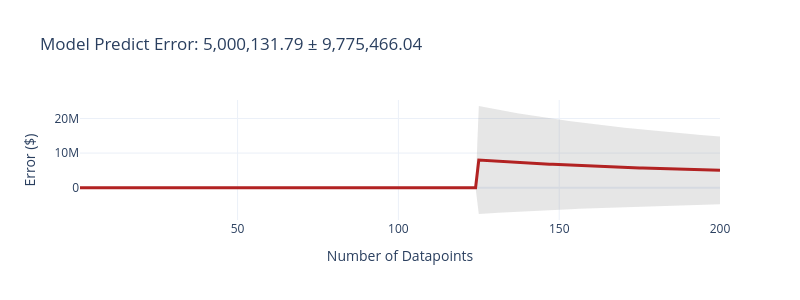
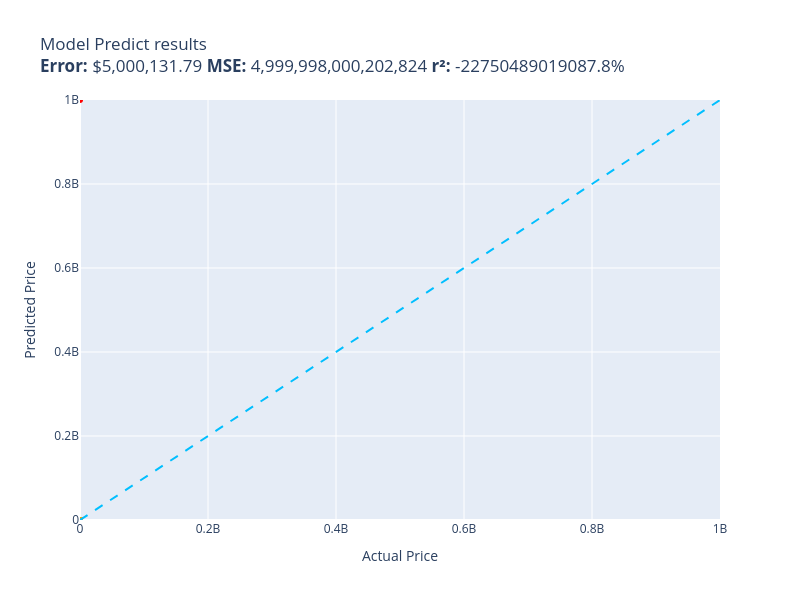

The notebook cell these images were saved under, in order:
### Markdown cell above
# Evaluation!

Trying out our base Llama 3.2 model against the Test dataset

### Code cell
evaluate(model_predict, test)

### Figure 1 — Plotly figure (JSON) as saved in the notebook; plotly's stock layout.template omitted (floating-point values rounded to 4 significant figures; data arrays with more than 128 entries replaced by an {"elided": "..."} marker saying what was removed)
{"data": [{"fill": "toself", "fillcolor": "rgba(128,128,128,0.2)", "hoverinfo": "skip", "line": {"color": "rgba(255,255,255,0)"}, "name": "95% CI", "showlegend": false, "type": "scatter", "x": {"elided": "400 int values"}, "y": {"elided": "400 float values"}}, {"customdata": {"elided": "200x1 float values"}, "hovertemplate": "n=%{x}<br>Avg Error=$%{y:,.2f}<br>±95% CI=$%{customdata[0]:,.2f}<extra></extra>", "line": {"color": "firebrick", "width": 3}, "mode": "lines", "name": "Cumulative Avg Error", "type": "scatter", "x": {"elided": "200 int values"}, "y": {"elided": "200 float values"}}], "layout": {"height": 300, "showlegend": false, "title": {"text": "Model Predict Error: 5,000,131.79 ± 9,775,466.04"}, "width": 800, "xaxis": {"title": {"text": "Number of Datapoints"}}, "yaxis": {"title": {"text": "Error ($)"}}}}

### Figure 2 — Plotly figure (JSON) as saved in the notebook; plotly's stock layout.template omitted (floating-point values rounded to 4 significant figures)
{"data": [{"customdata": [["Excess V2 Distortion/Modulation Pedal  \nGuess=$200.00 Actual=$219.00"], ["NewPower99 6000 mAh Battery Replacement ...\nGuess=$89.99 Actual=$54.95"], ["EXMAX NG-10X Fresnel Lens Focusing Adapt...\nGuess=$60.00 Actual=$69.98"], ["Raven Pro Document Scanner Stand  \nGuess=$12.99 Actual=$29.85"], ["Dryer Heating Element & Thermostat/Fuse ...\nGuess=$7.99 Actual=$35.74"], ["UltraPro 46mm Close‑Up Macro Filter Kit ...\nGuess=$50.00 Actual=$19.99"], ["Panasonic KX-DECT 6.0 PLUS Digital Cordl...\nGuess=$100.00 Actual=$79.20"], ["LOVE MEI Galaxy S10 Lite Heavy Duty Shoc...\nGuess=$49.99 Actual=$32.98"], ["LD Products High Yield Toner Cartridge –...\nGuess=$20.99 Actual=$49.98"], ["APS iBoard 6‑inch Aluminum Running Board...\nGuess=$199.99 Actual=$210.23"], ["PEMP E65/E66 Optical Fiber Box for BMW  \nGuess=$99.99 Actual=$119.00"], ["HK 13\" Heavy Duty Black Push-Open Cash D...\nGuess=$50.00 Actual=$84.95"], ["SKB iSeries 3i-13096-6KP Camera Case  \nGuess=$149.99 Actual=$174.99"], ["June Garden Sweet Dolly Charlotte 10\" So...\nGuess=$13.99 Actual=$19.99"], ["Oil‑Rubbed Bronze Freestanding Tub Fille...\nGuess=$59.00 Actual=$98.65"], ["Deco Mount Pro Tripod Mic Stand Bundle  \nGuess=$39.99 Actual=$59.95"], ["GanFindX Portable Hand Control System  \nGuess=$149.99 Actual=$159.90"], ["4GB DDR2 1066MHz Desktop Memory Kit  \nGuess=$59.99 Actual=$80.34"], ["120 V/15 A Right‑Angle GFCI Plug, Yellow...\nGuess=$6.99 Actual=$37.87"], ["Mylites+ Standard Comic Book Mylar Sleev...\nGuess=$1.50 Actual=$34.99"], ["LED Light Kit for Lego Sonic Green Hill ...\nGuess=$15.99 Actual=$24.99"], ["152mm Bi-Metal Hole Saw  \nGuess=$15.99 Actual=$17.99"], ["TropicalLife 18‑Inch Large Backpack  \nGuess=$34.95 Actual=$31.77"], ["Adams Check Payment & Deposit Register –...\nGuess=$3.89 Actual=$35.49"], ["Fjallraven Kanken 15\" Laptop Backpack  \nGuess=$149.95 Actual=$119.65"], ["Retevis RT68 Soft Earhook Walkie Talkie ...\nGuess=$6.00 Actual=$6.99"], ["Dual‑Intensity Amber Pindicator  \nGuess=$8.95 Actual=$40.00"], ["Laisomeke IP67 Waterproof Junction Box  \nGuess=$9.00 Actual=$11.99"], ["PM Auto Front Right Quick Complete Strut...\nGuess=$160.00 Actual=$124.94"], ["Wall Mounted Shower Faucet Set  \nGuess=$99.99 Actual=$76.00"], ["Flip Cover with Stand & Card Slot for Le...\nGuess=$29.99 Actual=$31.61"], ["Miyaya Funny Horse Mask  \nGuess=$9.99 Actual=$16.99"], ["Allmotorparts Engine Thermostat for Hond...\nGuess=$8.95 Actual=$18.89"], ["Beck/Arnley Air Filter  \nGuess=$5.99 Actual=$35.87"], ["IQShield LiquidSkin Screen Protector  \nGuess=$0.99 Actual=$9.95"], ["12 Pack Military Toy Soldiers Action Fig...\nGuess=$12.99 Actual=$16.98"], ["Neporal Full Spectrum 6000K A19 LED Ligh...\nGuess=$10.99 Actual=$18.59"], ["Pidoko Kids Train Table – Grey 90‑Piece ...\nGuess=$99.99 Actual=$119.97"], ["Satco 4-Count LED A19 Light Bulbs  \nGuess=$1.60 Actual=$12.00"], ["Ceramic Talavera Mexican Tile 4x4\" – 9‑P...\nGuess=$12.99 Actual=$29.95"], ["Stick‑On Dressage Course Letters  \nGuess=$3.49 Actual=$26.99"], ["LEGO Marvel Avengers War Machine Buster ...\nGuess=$34.99 Actual=$59.95"], ["ANZO USA 111207 Crystal Headlights  \nGuess=$200.00 Actual=$182.28"], ["KOHLER K--CP Slider Assembly  \nGuess=$5.95 Actual=$45.67"], ["KUNN Compact Electrician Tool Pouch  \nGuess=$5.99 Actual=$21.99"], ["Custom Replacement Infrared Remote  \nGuess=$13.50 Actual=$34.95"], ["KS K-STORM Silicone Mushroom EarTips  \nGuess=$7.00 Actual=$8.50"], ["Water‑Resistant USB Laptop Backpack for ...\nGuess=$35.00 Actual=$33.99"], ["Grey Pneumatic 1311SD 8‑Point Impact Soc...\nGuess=$149.99 Actual=$157.43"], ["ReplacementBrand 3-Pack GE RPWF Compatib...\nGuess=$8.99 Actual=$36.99"], ["Royal Designs Decorative Tree Finial  \nGuess=$4.50 Actual=$24.95"], ["NewFantasia 2.5mm TRRS Balanced Audio Ca...\nGuess=$26.99 Actual=$31.00"], ["Forged Carbon Fiber Case for iPhone 14 P...\nGuess=$79.99 Actual=$59.99"], ["Wilkinson LOW GAUSS Vintage Tone Strat S...\nGuess=$19.99 Actual=$30.93"], ["Berta 1-1/4\" Overlay 90° Soft Close Cabi...\nGuess=$29.99 Actual=$24.66"], ["Chalkboard Name Badges with Magnetic Bac...\nGuess=$4.99 Actual=$19.95"], ["CIVIE 60W 6‑Port USB Desktop Charger  \nGuess=$20.00 Actual=$15.99"], ["Kastar 3600 mAh 7.4V Lithium‑Ion Replace...\nGuess=$12.99 Actual=$19.99"], ["18\" White Undermount Ceramic Single-Bowl...\nGuess=$149.99 Actual=$179.00"], ["ECCPP Power Steering Pump (21‑331)  \nGuess=$99.99 Actual=$85.48"], ["AZX Stylus Pencil for iPad (2021‑2022 Mo...\nGuess=$12.99 Actual=$29.99"], ["Unistorm Aluminum Case for Raspberry Pi ...\nGuess=$29.99 Actual=$14.99"], ["Lorell Bell Chair Glide – 2.5\" Black  \nGuess=$24.95 Actual=$19.50"], ["Couples Conversation Card Deck  \nGuess=$6.00 Actual=$32.97"], ["The Puppet Company Carpet Unicorn Glove ...\nGuess=$7.99 Actual=$19.00"], ["9\" Android Auto & CarPlay 9‑inch Touchsc...\nGuess=$100.00 Actual=$106.00"], ["Baumgartens Sicurix Blank PVC ID Cards  \nGuess=$6.99 Actual=$19.11"], ["Audio‑Technica ATW‑T1002 System 10 Handh...\nGuess=$300.00 Actual=$289.00"], ["Glitter Gold Snowflake Envelope Seal Sti...\nGuess=$7.99 Actual=$25.99"], ["LD 7‑Pack High‑Yield Black Ink Cartridge...\nGuess=$9.95 Actual=$41.99"], ["Wine A BIT Wall Decal  \nGuess=$4.99 Actual=$12.98"], ["Dell XPS 13 13.3\" Full‑HD Laptop  \nGuess=$999.99 Actual=$839.99"], ["VATOS Bubble Machine Gun Set  \nGuess=$6.99 Actual=$22.88"], ["VONADO Space Wars Colonial Viper MK1 Bui...\nGuess=$24.99 Actual=$39.99"], ["Sony Bravia TV Replacement Remote (No Vo...\nGuess=$15.99 Actual=$9.99"], ["Disney Princess Sparkling Sleeping Beaut...\nGuess=$25.99 Actual=$24.95"], ["Sabermaster 70x40 cm Card Playmat  \nGuess=$15.99 Actual=$21.99"], ["Pacific Drums 16\"x18\" Floor Tom, Red‑to‑...\nGuess=$399.00 Actual=$419.99"], ["Star Wars Y‑Wing Fighter – Die‑Cast Meta...\nGuess=$12.99 Actual=$22.70"], ["Glovion Clip‑On Music Stand Light  \nGuess=$19.99 Actual=$27.99"], ["Think Gizmos Build‑Your‑Own Remote Contr...\nGuess=$14.99 Actual=$24.95"], ["4/4 Viola Bow Carbon Fiber  \nGuess=$59.99 Actual=$49.99"], ["VTech Strum & Jam KidiBand 3-in-1 Musica...\nGuess=$6.99 Actual=$21.99"], ["Targus CityGear 15‑17.3” Laptop Backpack...\nGuess=$120.00 Actual=$133.43"], ["KZ ZS10 Pro In‑Ear Monitor Headphone Bun...\nGuess=$69.99 Actual=$66.99"], ["LED Module for Whirlpool Refrigerator  \nGuess=$4.99 Actual=$26.59"], ["Jada Toys Ryan’s World Combo Panda Airli...\nGuess=$29.99 Actual=$34.94"], ["Peel & Stick Hexagon Marble Backsplash (...\nGuess=$49.99 Actual=$34.99"], ["Garmin GT15M-TM Transom‑Mount Transducer...\nGuess=$119.99 Actual=$138.74"], ["MonMount Triple Monitor Freestanding Tri...\nGuess=$49.99 Actual=$79.99"], ["Xiaomi Redmi 10 2022 6.5\" 50MP Quad Came...\nGuess=$150.00 Actual=$169.99"], ["Glitter Slim Leather Strap for Fitbit Ve...\nGuess=$8.99 Actual=$25.99"]], "hovertemplate": "%{customdata[0]}<extra></extra>", "legendgroup": "green", "marker": {"color": "green", "size": 6, "symbol": "circle"}, "mode": "markers", "name": "green", "orientation": "v", "showlegend": true, "type": "scatter", "x": [219.0, 54.95, 69.98, 29.85, 35.74, 19.99, 79.2, 32.98, 49.98, 210.2, 119.0, 84.95, 175.0, 19.99, 98.65, 59.95, 159.9, 80.34, 37.87, 34.99, 24.99, 17.99, 31.77, 35.49, 119.7, 6.99, 40.0, 11.99, 124.9, 76.0, 31.61, 16.99, 18.89, 35.87, 9.95, 16.98, 18.59, 120.0, 12.0, 29.95, 26.99, 59.95, 182.3, 45.67, 21.99, 34.95, 8.5, 33.99, 157.4, 36.99, 24.95, 31.0, 59.99, 30.93, 24.66, 19.95, 15.99, 19.99, 179.0, 85.48, 29.99, 14.99, 19.5, 32.97, 19.0, 106.0, 19.11, 289.0, 25.99, 41.99, 12.98, 840.0, 22.88, 39.99, 9.99, 24.95, 21.99, 420.0, 22.7, 27.99, 24.95, 49.99, 21.99, 133.4, 66.99, 26.59, 34.94, 34.99, 138.7, 79.99, 170.0, 25.99], "xaxis": "x", "y": [200.0, 89.99, 60.0, 12.99, 7.99, 50.0, 100.0, 49.99, 20.99, 200.0, 99.99, 50.0, 150.0, 13.99, 59.0, 39.99, 150.0, 59.99, 6.99, 1.5, 15.99, 15.99, 34.95, 3.89, 149.9, 6.0, 8.95, 9.0, 160.0, 99.99, 29.99, 9.99, 8.95, 5.99, 0.99, 12.99, 10.99, 99.99, 1.6, 12.99, 3.49, 34.99, 200.0, 5.95, 5.99, 13.5, 7.0, 35.0, 150.0, 8.99, 4.5, 26.99, 79.99, 19.99, 29.99, 4.99, 20.0, 12.99, 150.0, 99.99, 12.99, 29.99, 24.95, 6.0, 7.99, 100.0, 6.99, 300.0, 7.99, 9.95, 4.99, 1000.0, 6.99, 24.99, 15.99, 25.99, 15.99, 399.0, 12.99, 19.99, 14.99, 59.99, 6.99, 120.0, 69.99, 4.99, 29.99, 49.99, 120.0, 49.99, 150.0, 8.99], "yaxis": "y"}, {"customdata": [["Telpo Headlight Assembly for 2015‑2017 T...\nGuess=$29.99 Actual=$115.99"], ["UPC RBC12-UPC Replacement Battery Cartri...\nGuess=$49.99 Actual=$229.99"], ["Lexmark X651 Compatible Toner Cartridge ...\nGuess=$28.99 Actual=$144.29"], ["ACDelco GM FW339 Front Wheel Hub & Beari...\nGuess=$36.99 Actual=$215.33"], ["High‑Efficiency Twin‑Cylinder Air Compre...\nGuess=$6.99 Actual=$329.90"], ["Bam France 2002XL Contoured Hightech 4/4...\nGuess=$59.99 Actual=$713.00"], ["Metabo HPT 36V MultiVolt Cordless Rotary...\nGuess=$1,000.00 Actual=$379.00"], ["Intermatic PX300 12V 300W Transformer wi...\nGuess=$12.99 Actual=$134.00"], ["Bam Trekking 3027SB Black Clarinet Backp...\nGuess=$35.95 Actual=$332.00"], ["DEWALT 20V MAX XR Impact Driver with Blu...\nGuess=$119.99 Actual=$452.53"], ["Compact High‑Performance Mini PC  \nGuess=$699.00 Actual=$495.00"], ["Handar 10GBase‑LR SFP+ Transceiver  \nGuess=$110.01 Actual=$19.99"], ["3-Drawer Mobile File Cabinet  \nGuess=$1,999.99 Actual=$115.35"], ["Travelpro Platinum Elite Slim Business L...\nGuess=$100.00 Actual=$213.83"], ["JRready Deutsch DT Series Connector Kit ...\nGuess=$6.95 Actual=$199.68"], ["Tidal Front & Rear Fender Flares – 4‑Pac...\nGuess=$29.99 Actual=$254.99"], ["Dakota Alert MURS Driveway Probe Sensor ...\nGuess=$15.00 Actual=$219.99"], ["3D Tree Hole Stair Risers Vinyl Mural  \nGuess=$9.99 Actual=$129.99"], ["Kohler Filtered Water Faucet  \nGuess=$0.00 Actual=$475.00"], ["Portable 7500L Mini Projector  \nGuess=$200.00 Actual=$53.40"], ["Diversitech 1/3 HP 115V Grey Motor  \nGuess=$1.25 Actual=$134.12"], ["Evan‑Fischer Front Bumper Cover for 2015...\nGuess=$0.00 Actual=$202.38"], ["Solar Pendant Shed Light with Remote Con...\nGuess=$199.99 Actual=$77.96"], ["Western Digital 2TB Enterprise RE4-GP SA...\nGuess=$239.99 Actual=$109.95"], ["Poison Spyder Rocker Knocker 10-08-020  \nGuess=$30.95 Actual=$628.76"], ["VLAND LED Smoked Taillights for Toyota C...\nGuess=$29.99 Actual=$239.99"], ["Lighted Triangle Mirror Cabinet with Doo...\nGuess=$99.99 Actual=$445.00"], ["Trail Gear Twin Stick Shift Kit  \nGuess=$12.95 Actual=$279.92"], ["Dell Optiplex 390 19\" Desktop Bundle  \nGuess=$600.00 Actual=$124.27"], ["Archangel 6‑Inch Action Figure  \nGuess=$12.99 Actual=$98.95"], ["Trim Kit for 2‑Handle Shower & Tub Valve...\nGuess=$9.99 Actual=$94.99"], ["iPhone 12/12 Pro Nicaragua Guardabarranc...\nGuess=$100.00 Actual=$19.97"], ["Pioneer 2‑Handle Kitchen Faucet  \nGuess=$99.00 Actual=$228.22"], ["Aeromotive X1 Adjustable Fuel Regulator ...\nGuess=$69.99 Actual=$269.95"], ["Walker Exhaust Ultra EPA 16478 Direct Fi...\nGuess=$1.95 Actual=$574.99"], ["4‑Piece 6x5.5 Wheel Spacer Set  \nGuess=$16.95 Actual=$116.95"], ["Urth 62mm UV, CPL, ND2-400 Lens Filter K...\nGuess=$49.99 Actual=$139.00"], ["MGP Caliper Covers – Set of 4 Red Powder...\nGuess=$8.99 Actual=$249.00"], ["LSI Broadcom 9300-8i 8‑Port 12Gb/s SATA+...\nGuess=$199.99 Actual=$118.00"], ["Canon Sure Shot 90U 35mm Compact Camera ...\nGuess=$100.00 Actual=$399.89"], ["Mikrotik RB3011 RouterBOARD 10xGigabit  \nGuess=$500.00 Actual=$299.00"], ["BMW 335i/135i AC Compressor Kit  \nGuess=$2,000.00 Actual=$314.41"], ["DuraGo Front Hub Assembly  \nGuess=$9.99 Actual=$128.34"], ["Ibanez Acoustic Mandolin M510 A‑Style  \nGuess=$1,999.99 Actual=$169.99"], ["Volvo Engine Cooling Coolant System  \nGuess=$400.00 Actual=$102.85"], ["CradlePoint Compact Broadband Router CBR...\nGuess=$1,899.99 Actual=$89.00"], ["Pyle Wireless Backup Camera & 4.3” LCD M...\nGuess=$199.99 Actual=$70.45"], ["Cardone 84-58642 HEI Electronic Distribu...\nGuess=$8.99 Actual=$165.99"], ["Universal Power Group 12V 100Ah Sealed L...\nGuess=$1,000,000,000.00 Actual=$199.99"], ["Yamaha Mountain Max Seat Cover Replaceme...\nGuess=$28.99 Actual=$138.95"], ["SP-8102BU 1/4\" Hex Impact Driver  \nGuess=$45.00 Actual=$204.99"], ["Skullcandy Hesh Evo Over‑Ear Bluetooth H...\nGuess=$150.00 Actual=$69.99"], ["Rohl Wire Sink Grid for UM3018 Kitchen S...\nGuess=$20.00 Actual=$128.28"], ["ASUS 27\" 1080P Full HD Monitor  \nGuess=$400.00 Actual=$138.10"], ["17.3\" HD Glossy LCD Replacement Screen  \nGuess=$300.00 Actual=$64.37"], ["Music Hall PA15.3 Phono Preamplifier  \nGuess=$1,999.00 Actual=$250.00"], ["Diversitech UC2436‑3 Ultralite Condenser...\nGuess=$0.00 Actual=$80.39"], ["4\" Catback Exhaust Muffler Tip for Chevy...\nGuess=$99.99 Actual=$193.88"], ["Competition Clutch Disc & Pressure Plate...\nGuess=$199.99 Actual=$510.00"], ["APS iBoard 5‑Inch Stainless Steel Runnin...\nGuess=$149.99 Actual=$264.95"], ["StonKraft Brass Chess Board & Pieces  \nGuess=$50.00 Actual=$140.00"], ["Premium LED Tail Light Lamp for 2010‑201...\nGuess=$12.99 Actual=$278.94"], ["Premium Front Suspension Steering Knuckl...\nGuess=$129.99 Actual=$48.99"], ["Venom Power Terra Hunter R/T+ 35X12.5R20...\nGuess=$1.49 Actual=$319.65"], ["Carbon Fiber Racing Steering Wheel with ...\nGuess=$699.99 Actual=$447.74"], ["BXYJY 360° Protective Case with S‑Pen Ho...\nGuess=$149.99 Actual=$49.99"], ["DuraGo BR5330 Front Vented Disc Brake Ro...\nGuess=$9.99 Actual=$101.51"], ["Vinyl Roll‑Up Tonneau Cover Kit for Toyo...\nGuess=$249.99 Actual=$148.88"], ["Empava 24\" Electric Single Wall Oven  \nGuess=$179.99 Actual=$654.14"], ["PowerSport Front & Rear Brake Kit for Ol...\nGuess=$49.99 Actual=$248.51"], ["Volvo AC Compressor & Clutch Set for C70...\nGuess=$99.99 Actual=$280.41"]], "hovertemplate": "%{customdata[0]}<extra></extra>", "legendgroup": "red", "marker": {"color": "red", "size": 6, "symbol": "circle"}, "mode": "markers", "name": "red", "orientation": "v", "showlegend": true, "type": "scatter", "x": [116.0, 230.0, 144.3, 215.3, 329.9, 713.0, 379.0, 134.0, 332.0, 452.5, 495.0, 19.99, 115.3, 213.8, 199.7, 255.0, 220.0, 130.0, 475.0, 53.4, 134.1, 202.4, 77.96, 110.0, 628.8, 240.0, 445.0, 279.9, 124.3, 98.95, 94.99, 19.97, 228.2, 269.9, 575.0, 117.0, 139.0, 249.0, 118.0, 399.9, 299.0, 314.4, 128.3, 170.0, 102.8, 89.0, 70.45, 166.0, 200.0, 138.9, 205.0, 69.99, 128.3, 138.1, 64.37, 250.0, 80.39, 193.9, 510.0, 264.9, 140.0, 278.9, 48.99, 319.6, 447.7, 49.99, 101.5, 148.9, 654.1, 248.5, 280.4], "xaxis": "x", "y": [29.99, 49.99, 28.99, 36.99, 6.99, 59.99, 1000.0, 12.99, 35.95, 120.0, 699.0, 110.0, 2000.0, 100.0, 6.95, 29.99, 15.0, 9.99, 0.0, 200.0, 1.25, 0.0, 200.0, 240.0, 30.95, 29.99, 99.99, 12.95, 600.0, 12.99, 9.99, 100.0, 99.0, 69.99, 1.95, 16.95, 49.99, 8.99, 200.0, 100.0, 500.0, 2000.0, 9.99, 2000.0, 400.0, 1900.0, 200.0, 8.99, 1000000000.0, 28.99, 45.0, 150.0, 20.0, 400.0, 300.0, 1999.0, 0.0, 99.99, 200.0, 150.0, 50.0, 12.99, 130.0, 1.49, 700.0, 150.0, 9.99, 250.0, 180.0, 49.99, 99.99], "yaxis": "y"}, {"customdata": [["CB-6 Extra Hard Chamois Bass Drum Mallet...\nGuess=$11.99 Actual=$54.32"], ["GJY 10.6\" Portable TV with Built‑in ATSC...\nGuess=$139.99 Actual=$79.36"], ["Dominator Platinum RGB 32GB DDR4 3200MHz...\nGuess=$199.99 Actual=$124.00"], ["Clementoni 1000‑Piece Jigsaw Puzzle – Th...\nGuess=$9.99 Actual=$79.95"], ["Canon EOS Rebel T7 DSLR Bundle with EF-S...\nGuess=$599.99 Actual=$819.00"], ["Evergreen Cylinder Head Gasket Set & Hea...\nGuess=$7.99 Actual=$59.69"], ["Task Roman Ogee Router Bit 1/4\" Shank, 1...\nGuess=$10.00 Actual=$55.88"], ["15\" Oil‑Rubbed Bronze Locking Shower Hea...\nGuess=$25.00 Actual=$79.95"], ["Wenger City Upgrade 16\" Laptop Backpack ...\nGuess=$200.00 Actual=$145.42"], ["LED Tail Light Assembly for 2014‑2021 To...\nGuess=$149.99 Actual=$201.99"], ["Sumerain LED Waterfall Bathroom Faucet  \nGuess=$159.99 Actual=$235.86"], ["Festool Platin 2 6‑Inch S1000 Grit Sandi...\nGuess=$20.99 Actual=$91.00"], ["DiMarzio DP 163 BluesBucker Pickup  \nGuess=$20.00 Actual=$89.99"], ["Ultra Duster Canned Air Net – 10 oz 6‑Pa...\nGuess=$2.99 Actual=$49.90"], ["Kingston Brass Clawfoot Tub Faucet  \nGuess=$239.99 Actual=$305.99"], ["EMART 10ft Adjustable C‑Stand with Boom ...\nGuess=$45.99 Actual=$119.99"], ["Luminance 4‑Light Vanity Wall Light  \nGuess=$50.00 Actual=$99.99"], ["MXR Carbon Copy Deluxe Analog Delay  \nGuess=$149.99 Actual=$195.50"], ["4‑Pack 1000 lm Solar Street Light with M...\nGuess=$99.99 Actual=$55.99"], ["HP Pavilion P7‑1257C Motherboard AAHD3‑H...\nGuess=$0.99 Actual=$59.86"], ["Auertech Portable Twin‑Tub Mini Washer  \nGuess=$19.99 Actual=$98.99"], ["Amana SC587 Carbide-Tipped 3-Wing Bevele...\nGuess=$14.99 Actual=$71.23"], ["Evan Fischer Dual Fan Cooling Assembly  \nGuess=$89.95 Actual=$137.34"], ["UPR Mach 1 Chin Spoiler  \nGuess=$24.99 Actual=$64.99"], ["CTLAMP XL-2100 Replacement TV Lamp  \nGuess=$80.00 Actual=$32.00"], ["Sky High Car Audio 14 AWG CCA Speaker Wi...\nGuess=$4.95 Actual=$44.95"], ["KYX Racing Hardened Steel Center Drive S...\nGuess=$6.99 Actual=$46.99"], ["OEM Samsung IR Remote Control  \nGuess=$8.00 Actual=$56.00"], ["Custom Engagement Logo Desk Embosser Sea...\nGuess=$8.99 Actual=$49.95"], ["Samsung DA97-07603B Freezer Ice Maker As...\nGuess=$35.99 Actual=$93.02"], ["Intex River Run Connect Lounge (4-Pack) ...\nGuess=$39.99 Actual=$94.49"], ["BLANCO Valea Stainless Steel Sink Grid –...\nGuess=$39.99 Actual=$92.88"], ["HP LaserJet 2100 Workgroup Laser Printer...\nGuess=$199.99 Actual=$299.98"], ["Fender Voodoo Child Coiled Instrument Ca...\nGuess=$8.99 Actual=$59.99"], ["Pyle PCA4 2x120 W Compact Home Audio Amp...\nGuess=$100.00 Actual=$50.92"], ["Dual Color LED Neon Sign for Gym  \nGuess=$150.00 Actual=$99.99"], ["Refresh 3‑Pack NSF‑53 Refrigerator Water...\nGuess=$9.00 Actual=$50.99"]], "hovertemplate": "%{customdata[0]}<extra></extra>", "legendgroup": "orange", "marker": {"color": "orange", "size": 6, "symbol": "circle"}, "mode": "markers", "name": "orange", "orientation": "v", "showlegend": true, "type": "scatter", "x": [54.32, 79.36, 124.0, 79.95, 819.0, 59.69, 55.88, 79.95, 145.4, 202.0, 235.9, 91.0, 89.99, 49.9, 306.0, 120.0, 99.99, 195.5, 55.99, 59.86, 98.99, 71.23, 137.3, 64.99, 32.0, 44.95, 46.99, 56.0, 49.95, 93.02, 94.49, 92.88, 300.0, 59.99, 50.92, 99.99, 50.99], "xaxis": "x", "y": [11.99, 140.0, 200.0, 9.99, 600.0, 7.99, 10.0, 25.0, 200.0, 150.0, 160.0, 20.99, 20.0, 2.99, 240.0, 45.99, 50.0, 150.0, 99.99, 0.99, 19.99, 14.99, 89.95, 24.99, 80.0, 4.95, 6.99, 8.0, 8.99, 35.99, 39.99, 39.99, 200.0, 8.99, 100.0, 150.0, 8.998], "yaxis": "y"}, {"hoverinfo": "skip", "line": {"color": "deepskyblue", "dash": "dash", "width": 2}, "mode": "lines", "name": "y = x", "showlegend": false, "type": "scatter", "x": [0, 1000000000], "y": [0, 1000000000]}], "layout": {"height": 600, "legend": {"title": {"text": "color"}, "tracegroupgap": 0}, "showlegend": false, "title": {"text": "Model Predict results<br><b>Error:</b> $5,000,131.79 <b>MSE:</b> 4,999,998,000,202,824 <b>r²:</b> -22750489019087.8%"}, "width": 800, "xaxis": {"anchor": "y", "domain": [0, 1], "range": [0, 1000000000], "title": {"text": "Actual Price"}}, "yaxis": {"anchor": "x", "domain": [0, 1], "range": [0, 1000000000], "title": {"text": "Predicted Price"}}}}
